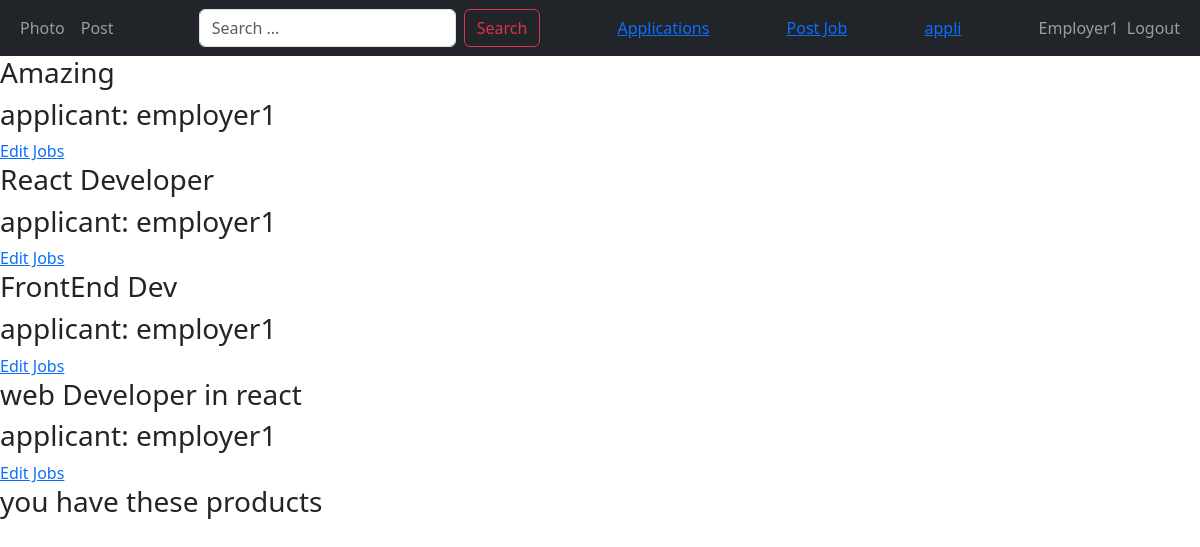
/job_applied (signed in), run on an earlier commit of the app's database.
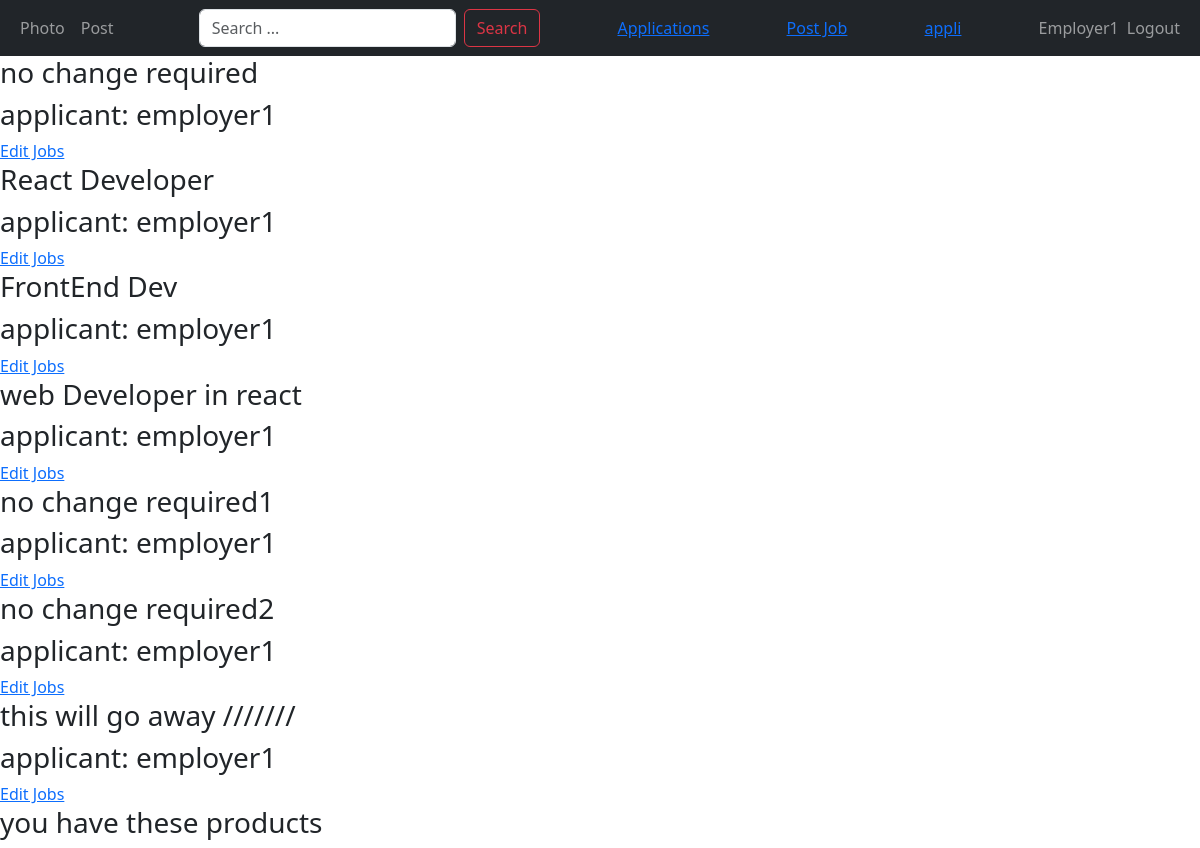
And on a later commit of the database.
### job/models.py (models this page shows, shortened)
class Job(models.Model):
    positions = (
        ("junior", "junior"),
        ("intermediate", "intermediate"),
        ("senior", "senior"),
        ("expart", "expart"),
    )
    contaract_types = (
        ("remote", "remote"),
        ("part-time", "part-time"),
        ("full-time", "full-time"),
        ("negotiations", "negotiations"),
    )
    employer = models.ForeignKey(
        Employer, on_delete=models.CASCADE, related_name="jobs"
    )
    job_category = models.ForeignKey(
        Category,
        related_name="jobs",
        on_delete=models.CASCADE,
    )
    job_title = models.CharField(
        max_length=200,
    )
    slug = models.CharField(max_length=200, null=True)
    job_location = models.CharField(max_length=200)
    contract_type = models.CharField(max_length=200, choices=contaract_types)
    position = models.CharField(max_length=200, choices=positions)
    job_description = models.TextField()
    created_at = models.DateTimeField(
        auto_now_add=True,
        null=True,
    )
    updated_at = models.DateTimeField(auto_now=True, null=True)

### users/models.py (models this page shows)
class CustomUser(AbstractUser, PermissionsMixin):
    type_user = (
        ("Admin", "Admin"),
        ("applicant", "Applicant"),
        ("Employer", "Employer"),
    )
    username = models.CharField(max_length=200, unique=True)
    email = models.EmailField(max_length=50, unique=True)
    full_name = models.CharField(max_length=200)
    is_active = models.BooleanField(default=True)
    is_staff = models.BooleanField(default=False)
    is_superuser = models.BooleanField(default=False)
    is_admin = models.BooleanField(default=False)
    date_joined = models.DateTimeField(auto_now_add=True, null=True)
    last_login = models.DateTimeField(auto_now=True, null=True)
    user_type = models.CharField(max_length=200, choices=type_user)
    USERNAME_FIELD = "email"
    REQUIRED_FIELDS = ["username", "full_name"]
    def __str__(self):
        return self.username

### job/views.py (the view)
# urls.py: path('job_applied', views.job_applied, name="job_applied"),
@login_required
def job_applied(request):
    job = Job.objects.filter(employer=request.user)
    return render(request, "job/job_applied.html", {'job': job})

### templates/job/job_applied.html
{% extends "core/base.html" %}
{% block title%}{{job.job_category.title}} Details{%endblock%} {% load
crispy_forms_tags %}
{% block content %}
{% if request.user.jobs %} {% for i in job%}
<h3>{{i.job_title}}</h3>
<h3>applicant: {{i.employer}}</h3>
<a href="{% url 'job_creation_edit' i.id %}">Edit Jobs</a>
{% endfor %}
<h3>you have these products</h3>
{% else %}
<h3>you don't have Applications</h3>
{%endif%}
{% endblock %}

What changed in the data, as far as the page shows it:
changed Job: job_title "Amazing" → "no change required"
added Job: job_title "no change required1", employer "employer1"
added Job: job_title "no change required2", employer "employer1"
added Job: job_title "this will go away ///////", employer "employer1"
